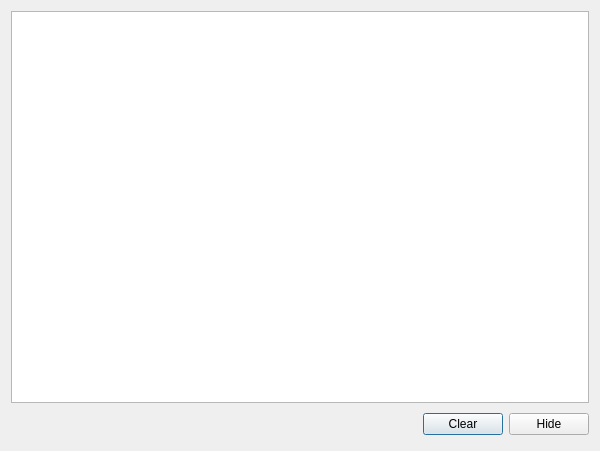
<?xml version="1.0" encoding="UTF-8"?>
<ui version="4.0">
 <class>CscopeMsgLayout</class>
 <widget class="QDialog" name="CscopeMsgLayout">
  <property name="geometry">
   <rect>
    <x>0</x>
    <y>0</y>
    <width>600</width>
    <height>451</height>
   </rect>
  </property>
  <property name="windowTitle">
   <string>Cscope Error Messages</string>
  </property>
  <layout class="QVBoxLayout">
   <item>
    <widget class="QTextEdit" name="m_pMsgText">
     <property name="readOnly">
      <bool>true</bool>
     </property>
    </widget>
   </item>
   <item>
    <layout class="QHBoxLayout">
     <item>
      <spacer name="spacer1">
       <property name="orientation">
        <enum>Qt::Horizontal</enum>
       </property>
       <property name="sizeType">
        <enum>QSizePolicy::Expanding</enum>
       </property>
       <property name="sizeHint" stdset="0">
        <size>
         <width>321</width>
         <height>31</height>
        </size>
       </property>
      </spacer>
     </item>
     <item>
      <widget class="QPushButton" name="m_pClearButton">
       <property name="text">
        <string>Clear</string>
       </property>
      </widget>
     </item>
     <item>
      <widget class="QPushButton" name="m_pHideButton">
       <property name="text">
        <string>Hide</string>
       </property>
      </widget>
     </item>
    </layout>
   </item>
  </layout>
 </widget>
 <layoutdefault spacing="6" margin="11"/>
 <pixmapfunction>qPixmapFromMimeSource</pixmapfunction>
 <resources/>
 <connections/>
</ui>
